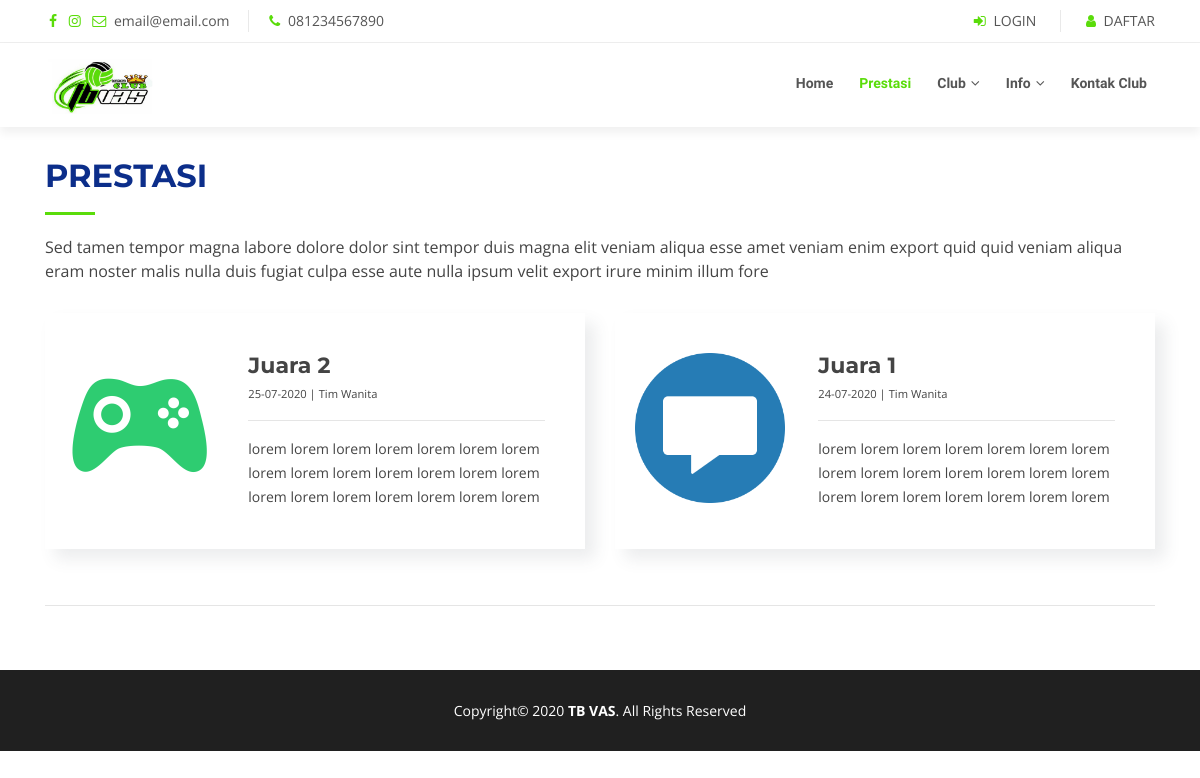
The page /prestasi-club/i.html on the database its author committed.
### tables this page shows
CREATE TABLE `tb_kontak` (
  `id` int(11) NOT NULL,
  `alamat` text NOT NULL,
  `email` varchar(50) NOT NULL,
  `facebook` varchar(50) NOT NULL,
  `instagram` varchar(50) NOT NULL,
  `no_telp` varchar(13) NOT NULL,
  `tmp_latihan` text NOT NULL
);

CREATE TABLE `tb_club` (
  `id` int(11) NOT NULL,
  `nama` varchar(50) NOT NULL,
  `sejarah` text NOT NULL,
  `arti_logo` text NOT NULL,
  `gambar` varchar(255) DEFAULT NULL,
  `slug` varchar(50) NOT NULL
);

CREATE TABLE `tb_prestasi` (
  `id` int(11) NOT NULL,
  `gambar` varchar(255) DEFAULT NULL,
  `tim` enum('Pria','Wanita') NOT NULL,
  `tgl` date NOT NULL,
  `hasil` varchar(100) NOT NULL,
  `keterangan` text NOT NULL
);

### application/controllers/Prestasi_club.php (called while the page is built, shortened)
<?php
class Prestasi_club extends CI_Controller {
	public function i($page=0)
    {
        $data['title']='Prestasi Club';
        $query = $this->DButama->GetDB('tb_prestasi');
        $jml = $query;
        $config['base_url'] = base_url('').'prestasi-club/i/';
        $config['total_rows'] = $jml->num_rows();;
        $config['per_page'] = 12;
        $config['uri_segment'] = 3;
        $config['full_tag_open'] = "<ul class='pagination modal-2' style='position:relative; top:-25px;'>";
        $config['full_tag_close'] ="</ul>";
        $config['num_tag_open'] = '<li>';
        $config['num_tag_close'] = '</li>';
        $config['cur_tag_open'] = "<li class='disabled'><li  class='active'><a style='background:#5adc0a;color:#fff'>";
        $config['cur_tag_close'] = "<span class='sr-only'></span></a></li>";
        $config['next_tag_open'] = "<li>";
        $config['next_tagl_close'] = "</li>";
        $config['prev_tag_open'] = "<li>";
        $config['prev_tagl_close'] = "</li>";
        $config['first_tag_open'] = "<li>";
        $config['first_tagl_close'] = "</li>";
        $config['last_tag_open'] = "<li>";
        $config['last_tagl_close'] = "</li>";
        $this->pagination->initialize($config);
        $data['halaman']    = $this->pagination->create_links();
        $query = $this->db->get('tb_prestasi', $config['per_page'], $page);
        $data['prestasi'] = $query;
        $this->load->view('utama/temp-header',$data);
        $this->load->view('utama/v_prestasi-club',$data);
        $this->load->view('utama/temp-footer');
    }
}

### index.php (called while the page is built, shortened)
<?php
require_once BASEPATH.'core/CodeIgniter.php';

### application/models/M_utama.php (called while the page is built, shortened)
<?php
class M_utama extends CI_Model {
	public function GetDB($table='')
	{
		return $this->db->get($table);
	}
}

### application/config/config.php (called while the page is built, shortened)
<?php
$config['base_url'] = 'http://localhost/vb2020/';
$config['index_page'] = '';
$config['uri_protocol']	= 'REQUEST_URI';
$config['url_suffix'] = '.html';
$config['language']	= 'english';
$config['charset'] = 'UTF-8';
$config['enable_hooks'] = FALSE;
$config['subclass_prefix'] = 'MY_';
$config['composer_autoload'] = FALSE;
$config['permitted_uri_chars'] = 'a-z 0-9~%.:_\-';
$config['enable_query_strings'] = FALSE;
$config['controller_trigger'] = 'c';
$config['function_trigger'] = 'm';
$config['directory_trigger'] = 'd';
$config['allow_get_array'] = TRUE;
$config['log_threshold'] = 0;
$config['log_path'] = '';
$config['log_file_extension'] = '';
$config['log_file_permissions'] = 0644;
$config['log_date_format'] = 'Y-m-d H:i:s';
$config['error_views_path'] = '';
$config['cache_path'] = '';
$config['cache_query_string'] = FALSE;
$config['encryption_key'] = '';
$config['sess_driver'] = 'files';
$config['sess_cookie_name'] = 'ci_session';
$config['sess_expiration'] = 7200;
$config['sess_save_path'] = NULL;
$config['sess_match_ip'] = FALSE;
$config['sess_time_to_update'] = 300;
$config['sess_regenerate_destroy'] = FALSE;
$config['cookie_prefix']	= '';
$config['cookie_domain']	= '';
$config['cookie_path']		= '/';
$config['cookie_secure']	= FALSE;
$config['cookie_httponly'] 	= FALSE;
$config['standardize_newlines'] = FALSE;
$config['global_xss_filtering'] = FALSE;
$config['csrf_protection'] = FALSE;
$config['csrf_token_name'] = 'csrf_test_name';
$config['csrf_cookie_name'] = 'csrf_cookie_name';
$config['csrf_expire'] = 7200;
$config['csrf_regenerate'] = TRUE;
$config['csrf_exclude_uris'] = array();
$config['compress_output'] = FALSE;
$config['time_reference'] = 'local';
$config['rewrite_short_tags'] = FALSE;
$config['proxy_ips'] = '';

### application/config/recaptcha.php (called while the page is built, shortened)
<?php
$config['recaptcha_site_key'] = '6LexNkQUAAAAAI6JE8SMDfVMmqyxvC7n6uVkLbFP';
$config['recaptcha_secret_key'] = '6LexNkQUAAAAAGvJw5jhC5rvdUlQcQivze3RRMiu';
$config['recaptcha_lang'] = 'id';

### application/views/utama/v_prestasi-club.php (the view, shortened to what this page needs)
<link rel="stylesheet" type="text/css" href="<?= base_url('assets/front-end/css/style-pagination.css') ?>">
    <section id="services" class="wow fadeInUp">
      <div class="container">
        <div class="section-header">
          <h2>Prestasi</h2>
          <p>Sed tamen tempor magna labore dolore dolor sint tempor duis magna elit veniam aliqua esse amet veniam enim export quid quid veniam aliqua eram noster malis nulla duis fugiat culpa esse aute nulla ipsum velit export irure minim illum fore</p>
        </div>
        <div class="row">
          <?php foreach ($prestasi->result() as $key) { ?>
          <div class="col-lg-6">
            <div class="box wow fadeInUp">
              <div class="row">
                <div class="col-lg-4">
                  <div class="icon" style="margin-left: -20px;"><img src="<?= base_url('assets/assets/img/prestasi/'.$key->gambar) ?>" alt="" width="150px"></div>
                </div>
                <div class="col-lg-8">
                  <h4 class="title" style="margin-bottom: 0;margin-left: 0;"><a href=""><?= $key->hasil ?></a></h4>
                  <span style="font-size: 0.7em; margin-left: 0;"><?= date('d-m-Y', strtotime($key->tgl)) ?> | Tim <?= $key->tim ?></span><hr>
                  <p class="description" style="margin-top: 10px;margin-left: 0;"><?= $key->keterangan ?></p>
                </div>
              </div>
            </div>
          </div>
          <?php } ?>
        </div>
        <hr><br>
        <div class="text-center">
        </div>
      </div>
    </section>

### application/views/utama/temp-header.php (shortened to what this page needs)
<!DOCTYPE html>
<html lang="en">
<head>
  <link href="<?= base_url('assets/front-end/') ?>lib/bootstrap/css/bootstrap.min.css" rel="stylesheet">
  <link href="<?= base_url('assets/front-end/') ?>lib/font-awesome/css/font-awesome.min.css" rel="stylesheet">
  <link href="<?= base_url('assets/front-end/') ?>lib/animate/animate.min.css" rel="stylesheet">
  <link href="<?= base_url('assets/front-end/') ?>lib/ionicons/css/ionicons.min.css" rel="stylesheet">
  <link href="<?= base_url('assets/front-end/') ?>lib/owlcarousel/assets/owl.carousel.min.css" rel="stylesheet">
  <link href="<?= base_url('assets/front-end/') ?>lib/magnific-popup/magnific-popup.css" rel="stylesheet">
  <link href="<?= base_url('assets/front-end/') ?>lib/ionicons/css/ionicons.min.css" rel="stylesheet">
  <link href="<?= base_url('assets/front-end/') ?>css/style.css" rel="stylesheet">
</head>
<?php $kon = $this->DButama->GetDB('tb_kontak')->row(); ?>
<?php $ten = $this->DButama->GetDB('tb_club')->row(); ?>
<body id="body">
  <section id="topbar" class="d-none d-lg-block">
    <div class="container clearfix">
      <div class="contact-info float-left">
      	<a href="<?= $kon->facebook ?>" class="facebook"><i class="fa fa-facebook"></i></a>
        <a href="<?= $kon->instagram ?>" class="instagram"><i class="fa fa-instagram"></i></a>
        <i class="fa fa-envelope-o"></i> <a href="mailto:<?= $kon->email ?>"><?= $kon->email ?></a>
        <i class="fa fa-phone"></i> <a href="tel:<?= $kon->no_telp ?>"><?= $kon->no_telp ?></a>
      </div>
      <div class="contact-info float-right">
        <?php if ($this->session->userdata('user_logged_in') == 'Sudah_Loggin') {
            ?>
            <div class="dropdown active">
                <a href="#" class="dropdown-toggle" data-toggle="dropdown"><i class="fa fa-user"></i><strong> <?php echo $this->session->userdata('nama');  ?></strong> <b class="caret"></b></a>
                <ul class="dropdown-menu" style="width: 100px;padding: 15px; font-size: 1em">
                    <li><a href="<?php echo site_url('akun/i/'.$this->session->userdata('id')); ?>"><i class="fa fa-user"></i> Akun</a>
                    </li>
                    <li style="margin-top: 10px;"><a href="<?php echo site_url('logout'); ?>"><i class="fa fa-sign-in"></i> Logout</a>
                    </li>
                </ul>
            </div>
            <?php
        }else{ ?>
        <a href="javascript:void(0)" onclick="login()"><span class="text-uppercase"><i class=" fa fa-sign-in"></i> <span class="text-uppercase">Login</span></a>
        <a href="<?= site_url('daftar') ?>"><span class="text-uppercase"><i class=" fa fa-user" style="padding-left: 25px;margin-left: 20px;border-left: 1px solid #e9e9e9;"></i> Daftar</span></a>
        <?php } ?>
      </div>
    </div>
  </section>
  <header id="header">
    <div class="container">
      <div id="logo" class="pull-left">
         <a href="<?= site_url() ?>"><img src="<?= base_url('assets/assets/img/logo/'.$ten->gambar) ?>" alt="" title="" style="width:110px;margin-top: -10px" /></a>
      </div>
      <nav id="nav-menu-container">
        <ul class="nav-menu">
          <li class="home"><a href="<?= site_url() ?>">Home</a></li>
          <li class="prestasi"><a href="<?= site_url('prestasi-club') ?>">Prestasi</a></li>
          <li class="club menu-has-children"><a href="javascript:void(0)">Club</a>
          </li>
          <li class="info menu-has-children"><a href="javascript:void(0">Info</a>
          </li>
          <li class="kontak"><a href="<?= site_url('kontak') ?>">Kontak Club</a></li>
        </ul>
      </nav>
    </div>
  </header>

### application/views/utama/temp-footer.php (shortened to what this page needs)
  <?php $ten = $this->DButama->GetDB('tb_club')->row(); ?>
  <footer id="footer">
    <div class="container">
      <div class="copyright">
        Copyright&copy; 2020 <strong><?= $ten->nama ?></strong>. All Rights Reserved
      </div>
    </div>
  </footer>
</body>
</html>

### assets/front-end/css/style.css (style rules this page uses)
body { background: #fff; color: #444; font-family: "Open Sans", sans-serif; }
a { color: #5adc0a; transition: 0.5s; }
p { padding: 0; margin: 0 0 30px 0; }
h1, h2, h3, h4, h5, h6 { font-family: "Montserrat", sans-serif; font-weight: 400; margin: 0 0 20px 0; padding: 0; }
#topbar { background: #fff; padding: 10px 0; border-bottom: 1px solid #eee; font-size: 14px; }
#topbar .contact-info a { line-height: 1; color: #555; }
#topbar .contact-info i { color: #5adc0a; padding: 4px; }
#topbar .contact-info .fa-phone { padding-left: 20px; margin-left: 15px; border-left: 1px solid #e9e9e9; }
#header { padding: 20px 0; height: 84px; transition: all 0.5s; z-index: 997; background: #fff; box-shadow: 0px 6px 9px 0px rgba(0, 0, 0, 0.06); }
#header #logo img { padding: 0; margin: 0; }
.nav-menu, .nav-menu * { margin: 0; padding: 0; list-style: none; }
.nav-menu li { position: relative; white-space: nowrap; }
.nav-menu > li { float: left; }
.sf-arrows .sf-with-ul { padding-right: 22px; }
.sf-arrows .sf-with-ul:after { content: "\f107"; position: absolute; right: 8px; font-family: FontAwesome; font-style: normal; font-weight: normal; }
#nav-menu-container { float: right; margin: 0; }
.nav-menu a { padding: 10px 8px; text-decoration: none; display: inline-block; color: #555; font-family: "Raleway", sans-serif; font-weight: 700; font-size: 14px; outline: none; }
.nav-menu li:hover > a, .nav-menu .menu-active > a { color: #5adc0a; }
.nav-menu > li { margin-left: 10px; }
#mobile-nav { position: fixed; top: 0; padding-top: 18px; bottom: 0; z-index: 998; background: rgba(52, 59, 64, 0.9); left: -260px; width: 260px; overflow-y: auto; transition: 0.4s; }
#mobile-nav ul { padding: 0; margin: 0; list-style: none; }
#mobile-nav ul li { position: relative; }
#mobile-nav ul li a { color: #fff; font-size: 16px; overflow: hidden; padding: 10px 22px 10px 15px; position: relative; text-decoration: none; width: 100%; display: block; outline: none; }
.section-header { margin-bottom: 30px; }
.section-header h2 { font-size: 32px; color: #0c2e8a; text-transform: uppercase; font-weight: 700; position: relative; padding-bottom: 20px; }
.section-header h2::before { content: ''; position: absolute; display: block; width: 50px; height: 3px; background: #5adc0a; bottom: 0; left: 0; }
.section-header p { padding: 0; margin: 0; }
#services { padding: 30px 0 0 0; }
#services .box { padding: 40px; margin-bottom: 40px; box-shadow: 10px 10px 15px rgba(73, 78, 92, 0.1); background: #fff; transition: 0.4s; }
#services .box .icon { float: left; }
#services .box h4 { margin-left: 100px; font-weight: 700; margin-bottom: 15px; font-size: 22px; }
#services .box h4 a { color: #444; }
#services .box p { font-size: 14px; margin-left: 0; margin-bottom: 0; line-height: 24px; }
#footer { background: #202020; padding: 0 0 30px 0; font-size: 14px; color: #fff }
#footer .copyright { text-align: center; padding-top: 30px; }

### rows shown on the page
tb_kontak: email "email@email.com", no_telp "081234567890"
tb_club: gambar (picture), nama "TB VAS"
tb_prestasi: gambar (picture), hasil "Juara 2", tgl "25-07-2020", tim "Wanita", keterangan "lorem lorem lorem lorem lorem lorem lorem lorem lorem lorem lorem lorem lorem lorem lorem lorem lorem lorem lorem lorem lorem"
tb_prestasi: gambar (picture), hasil "Juara 1", tgl "24-07-2020", tim "Wanita", keterangan "lorem lorem lorem lorem lorem lorem lorem lorem lorem lorem lorem lorem lorem lorem lorem lorem lorem lorem lorem lorem lorem"
